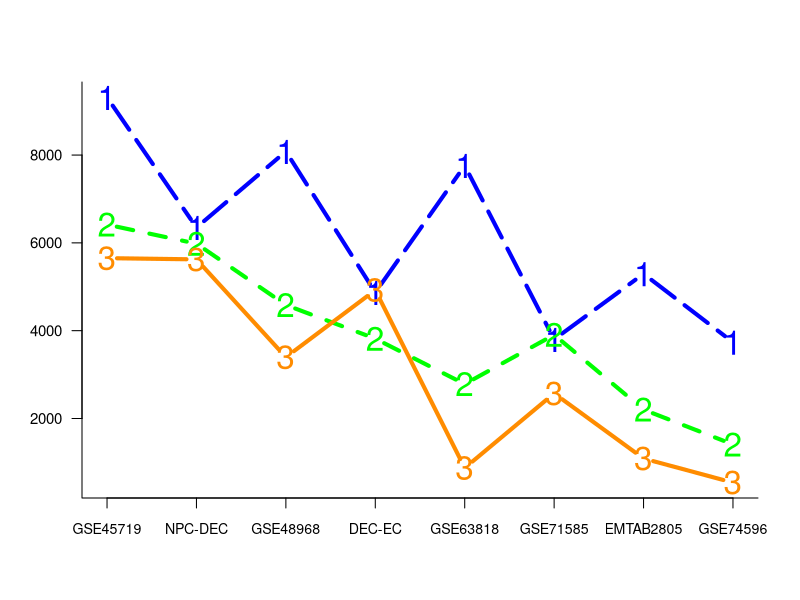

Write the R code that produced this figure.

#ss <- read.csv("DD_0.99.csv", row.names=1)
ss <- read.csv("DD_0.95.csv", row.names=1)

tt <- ss[-6,1:3]  ## dropping one extreme DD case

oo <- order( -tt[,1] )
oo <- order( -rowSums(tt) )
#oo <- order( -apply(tt,1,var) )
###oo <- c(6,4,5, 3,7, 8,2,1 )
qq <- tt[oo,]

pdf( file="conquer95.pdf", height=5, width=8 )
cls <- c("blue", "green", "darkorange" )
matplot( qq, type="b", axes=FALSE, xlab="",ylab="", col=cls, lwd=4,
	 lty=c(5,2,1), cex=2 )
axis( side=1, at=1:8, labels=rownames(qq), cex.axis=.85 )
axis( side=2, las=1, cex.axis=.9 )
box(bty="l")
dev.off()
